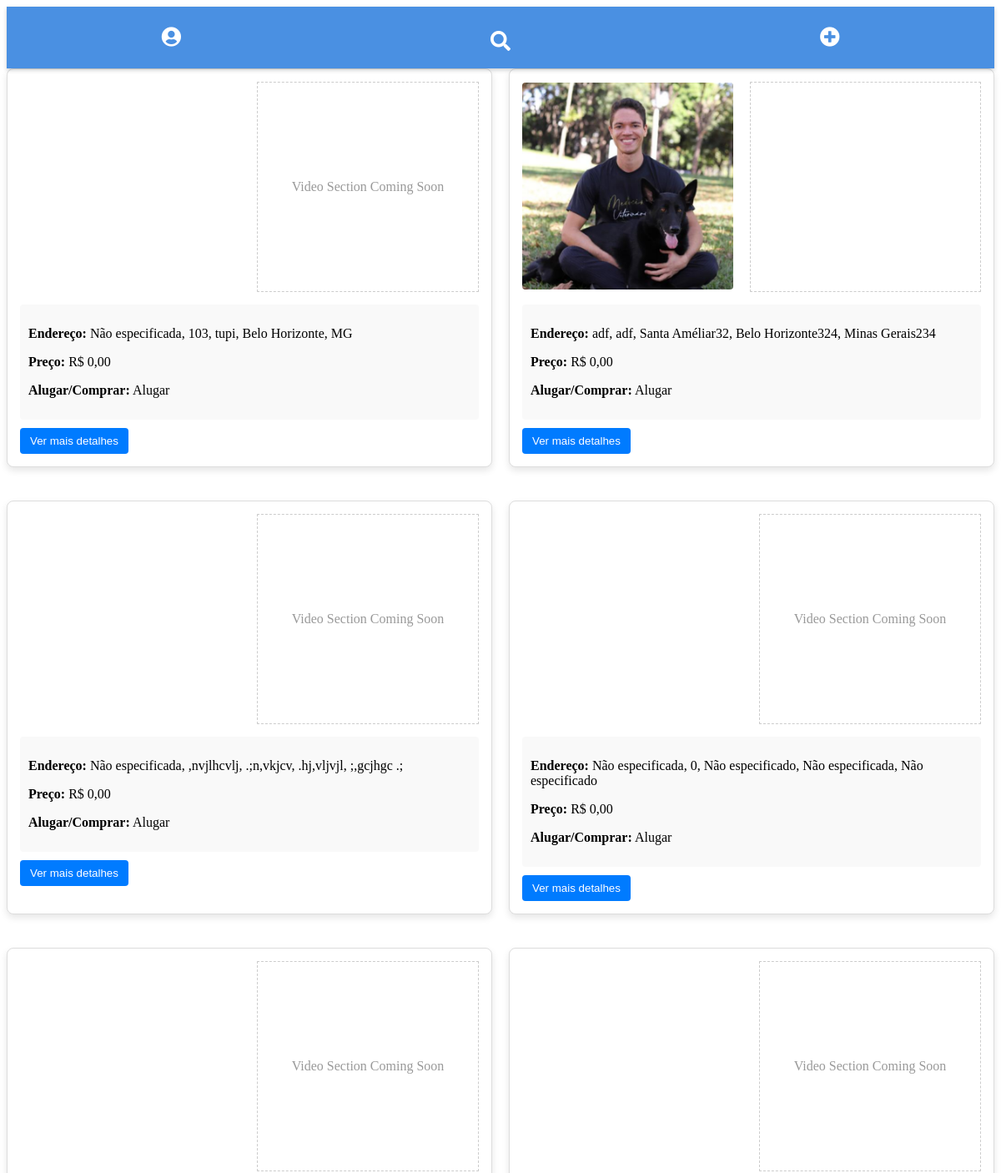
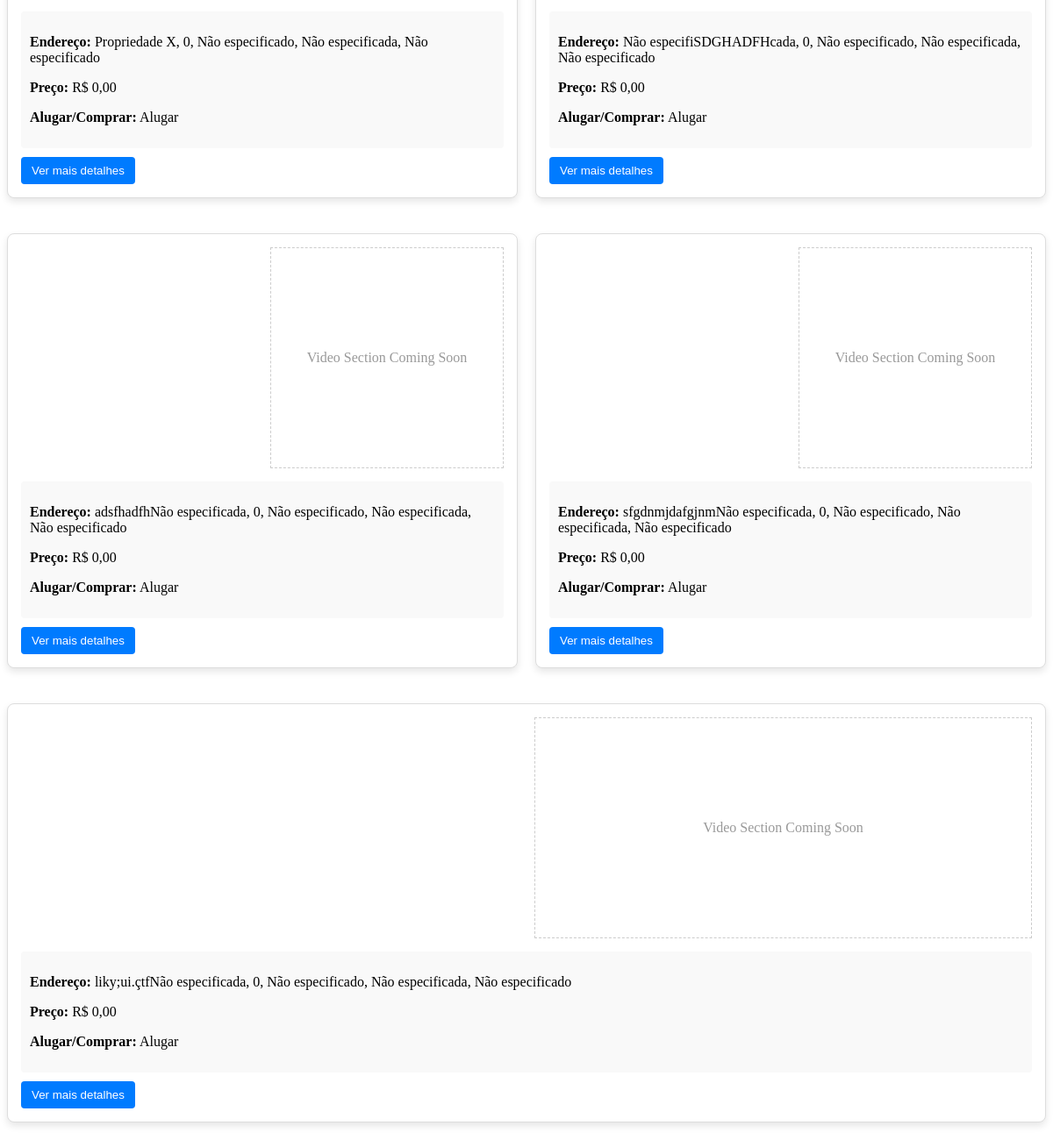
The app's page / (signed in) with its own data (2 pictures, top to bottom).
### sales/models.py (models this page shows, shortened)
class Property(models.Model):
    likes = models.ManyToManyField(User, related_name='property_likes', blank=True)
    dislikes = models.ManyToManyField(User, related_name='property_dislikes', blank=True)
    owner = models.ManyToManyField(PropertyOwner, related_name="properties")
    street = models.CharField(max_length=255, verbose_name="Rua", default="Não especificada")
    street_number = models.CharField(max_length=10, verbose_name="Número", default="0")
    zip_code = models.CharField(max_length=10, verbose_name="CEP", default="00000-000")
    neighborhood = models.CharField(max_length=100, verbose_name="Bairro", default="Não especificado")
    city = models.CharField(max_length=100, verbose_name="Cidade", default="Não especificada")
    state = models.CharField(max_length=100, verbose_name="Estado", default="Não especificado")
    property_type = models.CharField(
        max_length=50,
        choices=[('apartment', 'Apartamento'), ('house', 'Casa'), ('land', 'Lote'), ('farm', 'Fazenda'), ('wahehouse', 'Galpão'), ('commercial', 'Comercial')],
        verbose_name="Tipo de Imóvel",
        default='apartment'
    )
    property_area = models.DecimalField(max_digits=10, decimal_places=2, verbose_name="Área útil do imóvel (m²)", default=0.0)
    bedrooms = models.IntegerField(verbose_name="Dormitórios (incluindo suítes)", default=1)
    suites = models.IntegerField(verbose_name="Suítes", default=0)
    bathrooms = models.IntegerField(verbose_name="Banheiros", default=1)
    features = models.CharField(max_length=255, verbose_name="Adereços", default="Nenhum")  # Usando um CharField para valores separados por vírgula
    is_covered = models.CharField(
        max_length=3,
        choices=[('yes', 'Sim'), ('no', 'Não')],
        verbose_name="Cobertura",
        default='no'
    )
    private_area = models.DecimalField(max_digits=10, decimal_places=2, verbose_name="Área privativa (m²)", default=0.0)
    garage_spots = models.IntegerField(verbose_name="Vagas de garagem", default=0)
    garage_type = models.CharField(
        max_length=20,
        choices=[
            ('covered', 'Coberta'),
            ('free', 'Livre'),
            ('covered_and_free', 'Coberta e Livre'),
            ('none', 'Nem Coberta nem Livre')
        ],
        verbose_name="Tipo de Vaga",
        default='none'
    )
    has_pool = models.CharField(
        max_length=3,
        choices=[('yes', 'Sim'), ('no', 'Não')],
        verbose_name="Piscina",
        default='no'
    )
    has_gatehouse = models.CharField(
        max_length=20,
        choices=[
            ('24h', '24 h'),
            ('daytime', 'Diurna'),
            ('night', 'Noturna'),
            ('none', 'Sem portaria')
        ],
        verbose_name="Portaria",
        default='none'
    )
    is_occupied = models.CharField(
        max_length=20,
        choices=[
            ('vacant', 'Está vago'),
            ('owner', 'Proprietário mora'),
            ('tenant', 'Inquilino mora')
        ],
        verbose_name="Alguém mora no imóvel",
        default='vacant'
    )
    access = models.CharField(
        max_length=20,
        choices=[('Key', 'Chave'), ('Biometry', 'Biometria'), ('Password', 'Senha')],
        verbose_name="Acesso",
        default='Key'
    )
    accessibility = models.CharField(
        max_length=3,
        choices=[('yes', 'Sim'), ('no', 'Não')],
        verbose_name="Acessibilidade",
        default='no'
    )
    move_availability = models.CharField(
        max_length=20,
        choices=[('immediate', 'Imediata'), ('30_days', '30 dias'), ('60_days', '60 dias'), ('other', 'Outro')],
        verbose_name="Disponibilidade de mudança",
        default='immediate'
    )
    rent_price = models.DecimalField(max_digits=10, decimal_places=2, verbose_name="Valor do aluguel", null=True, blank=True, default=0.0)
    sale_price = models.DecimalField(max_digits=10, decimal_places=2, verbose_name="Valor de venda", null=True, blank=True, default=0.0)
    iptu_value = models.DecimalField(max_digits=10, decimal_places=2, verbose_name="Valor do IPTU", null=True, blank=True, default=0.0)
    condo_fee = models.DecimalField(max_digits=10, decimal_places=2, verbose_name="Valor do condomínio", null=True, blank=True, default=0.0)
    video_url = models.URLField(max_length=500, null=True, blank=True, help_text="URL do vídeo do imóvel (e.g., YouTube link)")
    free_description = models.TextField(verbose_name="Descrição livre", null=True, blank=True)

class PropertyImage(models.Model):
    property = models.ForeignKey(Property, related_name='images', on_delete=models.CASCADE)
    image = models.ImageField(upload_to='property_images/')

### sales/views.py (the view, shortened to what this page needs)
# urls.py: path("", views.index, name="index"),
@login_required
def index(request):
    imos = Property.objects.prefetch_related('images', 'bids').all()
    bid_form = BidForm()
    context = {
        'imos': imos,
        'bid_form': bid_form,
    }
    return render(request, 'sales/index.html', context)

### sales/templates/sales/index.html (shortened to what this page needs)
{% extends 'sales/layout.html' %}
{% block content %}
<div id="properties-container" class="properties-container">
    {% for imo in imos %}
        <div class="property-card">
            <div class="property-media">
                <div class="property-photo" onclick="showAllImages(this)">
                    {% for image in imo.images.all %}
                        {% if forloop.first %}
                            <img src="{{ image.image.url }}" alt="Property Image" class="property-image first-image">
                        {% else %}
                            <img src="{{ image.image.url }}" alt="Property Image" class="property-image hidden-image">
                        {% endif %}
                    {% endfor %}
                </div>
                <div class="property-video">
                    {% if imo.video_url %}
                    <iframe
                        src="{{ imo.video_url }}"
                        frameborder="0"
                        allow="accelerometer; autoplay; clipboard-write; encrypted-media; gyroscope; picture-in-picture"
                        allowfullscreen>
                    </iframe>
                    {% else %}
                        <p>Video Section Coming Soon</p>
                    {% endif %}
                </div>
            </div>
            <div class="property-info">
                <p><strong>Endereço:</strong> {{ imo.street }}, {{ imo.street_number }}, {{ imo.neighborhood }}, {{ imo.city }}, {{ imo.state }}</p>
                <p><strong>Preço:</strong> R$ {{ imo.sale_price|default:imo.rent_price }}</p>
                <p><strong>Alugar/Comprar:</strong> {% if imo.sale_price %} Comprar {% else %} Alugar {% endif %}</p>
            </div>
            <button type="button" class="details-button" onclick="toggleDetails({{ forloop.counter }})">Ver mais detalhes</button>
        </div>
    {% endfor %}
</div>
{% endblock %}

### sales/templates/sales/layout.html (shortened to what this page needs)
{% load static %}
<!DOCTYPE html>
<html lang="pt-br">
<head>
</head>
<body>
<header class="top-navbar">
    <div class="navbar-container">
        <div class="navbar-item">
            <a href="/perfil">
                <i class="fas fa-user-circle"></i>
            </a>
        </div>
<div class="navbar-item">
    <a href="/">
        <button class="filter-button icon-button">
            <i class="fas fa-search"></i>
        </button>
    </a>
</div>
        <div class="navbar-item">
            <a href="/admin/sales/property/add/">
                <i class="fas fa-plus-circle"></i>
            </a>
        </div>
    </div>
</header>
<link rel="stylesheet" href="https://cdnjs.cloudflare.com/ajax/libs/font-awesome/5.15.4/css/all.min.css">
    <main>
        {% block content %}
        {% endblock %}
    </main>
</body>
</html>

### sales/templates/sales/layout.html (style rules this page uses)
.top-navbar { background-color: #4A90E2; color: #fff; padding: 10px 0; position: sticky; top: 0; width: 100%; z-index: 100; display: flex; justify-content: center; box-shadow: 0 2px 5px rgba(0, 0, 0, 0.2); }
.navbar-container { display: flex; width: 100%; max-width: 1200px; justify-content: space-around; align-items: center; }
.navbar-item { flex: 1; display: flex; justify-content: center; }
.icon-button { background: none; border: none; color: #fff; cursor: pointer; font-size: 24px; transition: transform 0.2s, color 0.2s; }
.navbar-item a { color: #fff; font-size: 24px; transition: transform 0.2s, color 0.2s; }
.properties-container { display: flex; flex-wrap: wrap; gap: 20px; justify-content: space-around; }
.property-card { flex: 1 1 calc(50% - 20px); background: #fff; border: 1px solid #ddd; border-radius: 8px; overflow: hidden; box-sizing: border-box; box-shadow: 0 4px 8px rgba(0, 0, 0, 0.1); padding: 15px; margin-bottom: 20px; }
.property-media { display: flex; gap: 20px; flex-wrap: wrap; }
.property-photo { flex: 1; width: 100%; max-width: 50%; display: flex; align-items: center; justify-content: center; cursor: pointer; }
.property-image { width: 100%; height: auto; border-radius: 4px; object-fit: cover; }
.property-video { flex: 1; width: 100%; max-width: 50%; display: flex; align-items: center; justify-content: center; border: 1px dashed #ccc; height: 250px; color: #999; }
.property-info { margin-top: 15px; padding: 10px; background: #f9f9f9; border-radius: 4px; }
button { margin-top: 10px; padding: 8px 12px; background: #007bff; color: #fff; border: none; border-radius: 4px; cursor: pointer; }
@media (min-width: 768px) { .property-card { width: 45%; } }
.property-photo { flex: 1; max-height: 250px; overflow: hidden; display: flex; align-items: center; justify-content: center; }
.property-image { max-width: 100%; max-height: 100%; width: auto; height: auto; border-radius: 4px; object-fit: cover; }

### records on screen
Property: shows "Video Section Coming Soon", street "Não especificada", street_number "103", neighborhood "tupi", city "Belo Horizonte", state "MG", sale_price "0,00", shows "Alugar"
Property: street "adf", street_number "adf", neighborhood "Santa Améliar32", city "Belo Horizonte324", state "Minas Gerais234", sale_price "0,00", shows "Alugar"
PropertyImage: image (picture)
Property: shows "Video Section Coming Soon", street "Não especificada", street_number ",nvjlhcvlj", neighborhood ".;n,vkjcv", city ".hj,vljvjl", state ";,gcjhgc .;", sale_price "0,00", shows "Alugar"
Property: shows "Video Section Coming Soon", street "Não especificada", street_number "0", neighborhood "Não especificado", city "Não especificada", state "Não especificado", sale_price "0,00", shows "Alugar"
Property: shows "Video Section Coming Soon", street "Propriedade X", street_number "0", neighborhood "Não especificado", city "Não especificada", state "Não especificado", sale_price "0,00", shows "Alugar"
Property: shows "Video Section Coming Soon", street "Não especifiSDGHADFHcada", street_number "0", neighborhood "Não especificado", city "Não especificada", state "Não especificado", sale_price "0,00", shows "Alugar"
Property: shows "Video Section Coming Soon", street "adsfhadfhNão especificada", street_number "0", neighborhood "Não especificado", city "Não especificada", state "Não especificado", sale_price "0,00", shows "Alugar"
Property: shows "Video Section Coming Soon", street "sfgdnmjdafgjnmNão especificada", street_number "0", neighborhood "Não especificado", city "Não especificada", state "Não especificado", sale_price "0,00", shows "Alugar"
Property: shows "Video Section Coming Soon", street "liky;ui.çtfNão especificada", street_number "0", neighborhood "Não especificado", city "Não especificada", state "Não especificado", sale_price "0,00", shows "Alugar"
